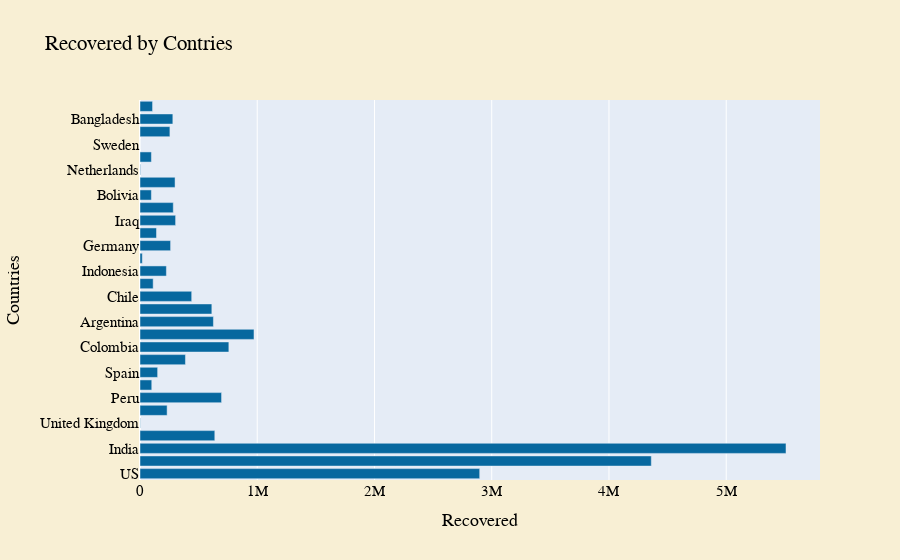

This figure's notebook cell:
### Markdown cell above
### Recovered by Contries

### Code cell
#สร้าง bar chart (horizontal) เพื่อเปรียบเทียบจำนวน recoverd ในแต่ละประเทศ
fig = go.Figure(go.Bar(
            x=Data_country['recovered'].head(30),
            y=Data_country['country'].head(30),
            marker_color = "#07689f",
            orientation='h'))
fig.update_layout(
    title='Recovered by Contries',
     xaxis_title="Recovered",
    yaxis_title="Countries",
    paper_bgcolor="#f8efd4",
    font=dict(
        family="Times New Roman",
        size=15,
        color="black"
    )
)
fig.show()

### Figure 1 — Plotly figure (JSON) as saved in the notebook; plotly's stock layout.template omitted (floating-point values rounded to 4 significant figures)
{"data": [{"marker": {"color": "#07689f"}, "orientation": "h", "type": "bar", "x": [2897322, 4361108, 5509966, 637993, 2396, 231217, 695645, 100281, 150376, 387675, 757801, 972249, 626114, 612763, 440881, 112296, 225052, 19645, 260916, 140711, 303665, 283868, 97105, 298968, 4305, 97274, 0, 255046, 280069, 107058], "y": ["US", "Brazil", "India", "Mexico", "United Kingdom", "Italy", "Peru", "France", "Spain", "Iran", "Colombia", "Russia", "Argentina", "South Africa", "Chile", "Ecuador", "Indonesia", "Belgium", "Germany", "Canada", "Iraq", "Turkey", "Bolivia", "Pakistan", "Netherlands", "Egypt", "Sweden", "Philippines", "Bangladesh", "Romania"]}], "layout": {"font": {"color": "black", "family": "Times New Roman", "size": 15}, "paper_bgcolor": "#f8efd4", "title": {"text": "Recovered by Contries"}, "xaxis": {"title": {"text": "Recovered"}}, "yaxis": {"title": {"text": "Countries"}}}}
